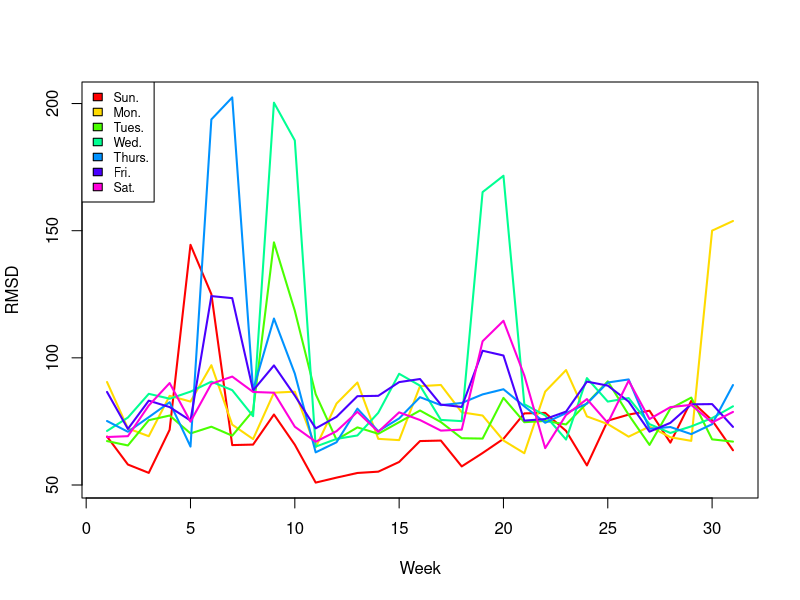
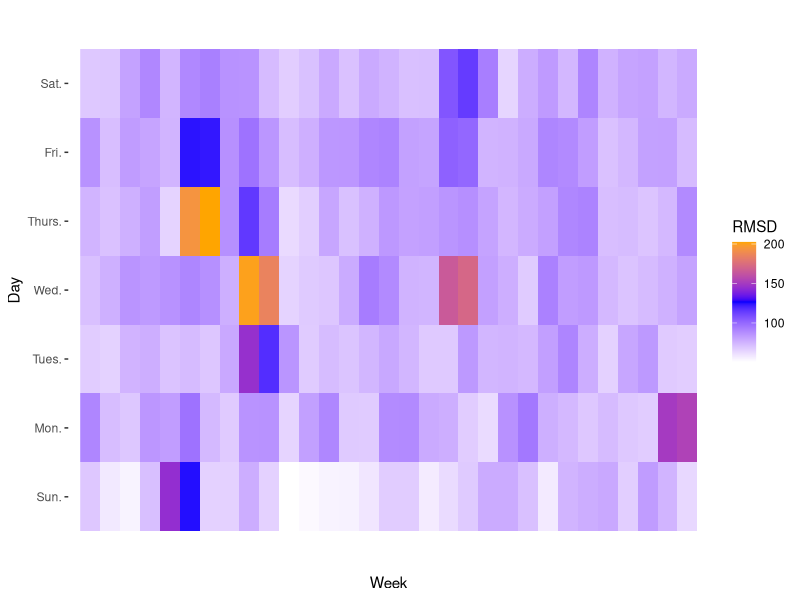
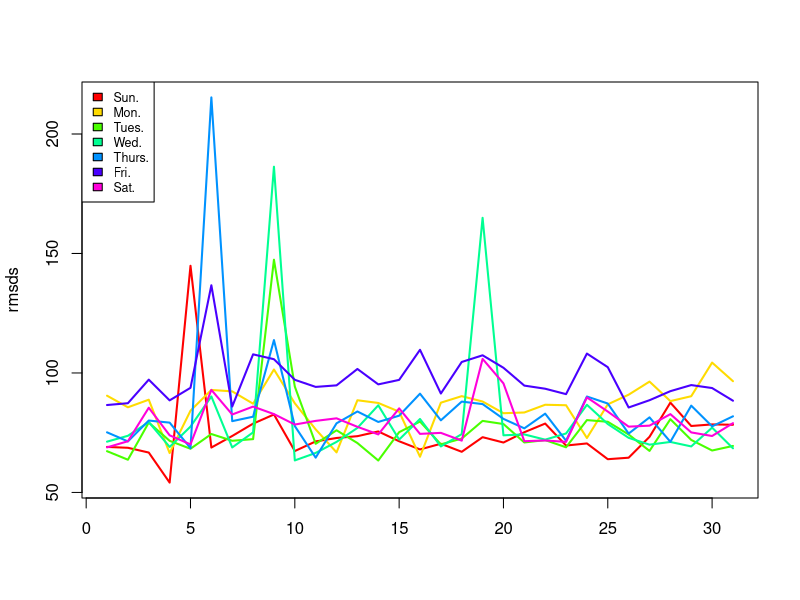
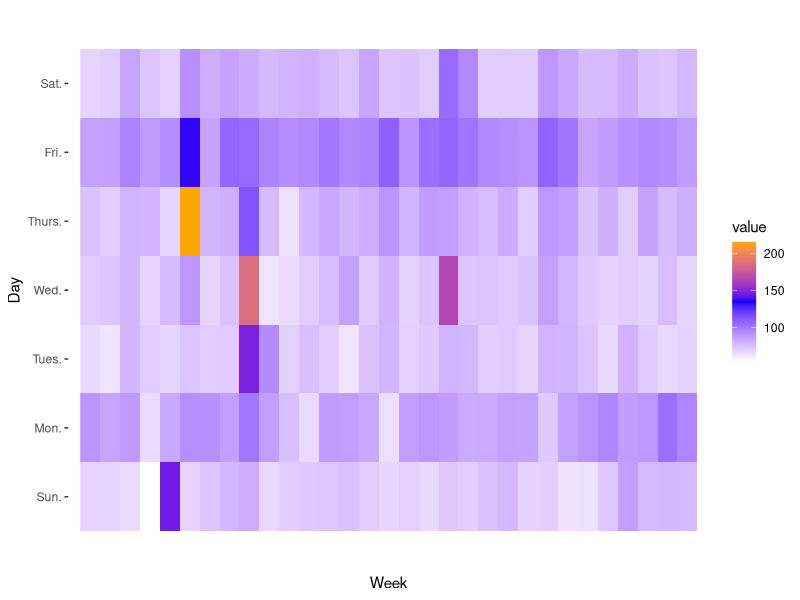

The R script that drew these images, in order:
## ---- chunk 1
# Read the data ----------------------------------------------------------------
traffic <- read.csv("../../data/UrbanAnalytics2015.csv", sep=" ")

# Remove outliers
traffic[which(traffic$Delay > 5000),1:4] = c(NA,NA,NA,NA)
traffic[which(traffic$Stops > 5000),1:4] = c(NA,NA,NA,NA)

## Parse the datetime as a Date object.
traffic$DateTime <- strptime(traffic$DateTime, "%m/%d/%y %H:%M")

stepsPerDay <- 1440/5
dayList<-c("Sun.","Mon.","Tues.","Wed.","Thurs.","Fri.","Sat.")
## ---- chunk 2
rmsd <- function(vector1, vector2) {
  deviation = (vector1 - vector2)^2
  numNA = length(which(is.na(deviation)))
  return(sqrt(sum(deviation,na.rm=T)/(length(deviation)-numNA)))
}
## ---- chunk 3
templates <- list()
for (day in 1:7) {
  startIndex <- (day-1)*stepsPerDay
  endIndex   <- (day)*stepsPerDay -1
  series <- traffic$Delay[startIndex:endIndex]
  templates <- c(templates, list(series))
}
## ---- chunk 4
days <- traffic$DateTime[nrow(traffic)]$yday + 356 - traffic$DateTime[1]$yday
weeks = floor(days/7)
rmsds <- matrix(0, nrow=weeks-1, ncol=7)
for (wday in 0:6) {

  ## For each weekday, compile a matrix of every week's version and compare
  weeklySubset = traffic[which(traffic$DateTime$wday == wday),]
  weeklyMatrix <- matrix(NA,ncol=288, nrow=weeks)
  for (index in 1:nrow(weeklySubset)) {
    dayNumber = 1+  weeklySubset$DateTime[index]$yday + 356 *(weeklySubset$DateTime[index]$year - 113)  - weeklySubset$DateTime[1]$yday
    week = 1 + floor(dayNumber/7)
    minute = 1 + (weeklySubset$DateTime[index]$min + (60*weeklySubset$DateTime[index]$hour))/5
    weeklyMatrix[week, minute] = weeklySubset$Volume[index]
  }
  for (week in 1:(weeks-1)) {
    rmsds[week, wday+1] <- rmsd(weeklyMatrix[week,],weeklyMatrix[week + 1,])
  }
}
## ---- chunk 5
matplot(rmsds,type="l",
        lty=1,lwd=2,col=rainbow(7), ylab="RMSD",xlab="Week")
legend("topleft",legend=dayList,fill=rainbow(7),
       cex=0.75)
## ---- chunk 6
library(ggplot2)
library(reshape2)
ggplot(melt(rmsds), aes(Var1,Var2, fill=value)) +
  scale_fill_gradientn(colours=c("white","blue","orange"),name="RMSD")+
  xlab("Week")+
  ylab("Day")+
  geom_raster() +
  theme( panel.background = element_rect(fill = "transparent", colour = NA),
         panel.grid.minor = element_blank(),
         panel.grid.major = element_blank()) +
  scale_x_discrete(breaks = seq(1, 31, 1), labels = seq(2,32,1))+
  scale_y_discrete(breaks=c("1","2","3","4","5","6","7"), labels=dayList, limits=c(1,2,3,4,5,6,7))

## ---- chunk 7
days <- traffic$DateTime[nrow(traffic)]$yday + 356 - traffic$DateTime[1]$yday
weeks = floor(days/7)
rmsds <- matrix(0, nrow=weeks-1, ncol=7)
for (wday in 0:6) {

  ## For each weekday, compile a matrix of every week's version and compare
  weeklySubset = traffic[which(traffic$DateTime$wday == wday),]
  weeklyMatrix <- matrix(NA,ncol=288, nrow=weeks)
  for (index in 1:nrow(weeklySubset)) {
    dayNumber = 1+  weeklySubset$DateTime[index]$yday + 356 *(weeklySubset$DateTime[index]$year - 113)  - weeklySubset$DateTime[1]$yday
    week = 1 + floor(dayNumber/7)
    minute = 1 + (weeklySubset$DateTime[index]$min + (60*weeklySubset$DateTime[index]$hour))/5

    weeklyMatrix[week, minute] = weeklySubset$Volume[index]
  }
  for (week in 1:(weeks-1)) {
    rmsds[week, wday+1] <- rmsd(weeklyMatrix[1,],weeklyMatrix[week + 1,])
  }
}
## ---- chunk 8
## Simple Plotting -------------------------------------------------------------
matplot(rmsds,type="l",
        lty=1,lwd=2,col=rainbow(7))
legend("topleft",legend=dayList,fill=rainbow(7),
       cex=0.75)
## ---- chunk 9
## Plotting --------------------------------------------------------------------
library(ggplot2)
library(reshape2)
ggplot(melt(rmsds), aes(Var1,Var2, fill=value)) +
  scale_fill_gradientn(colours=c("white","blue","orange"))+
  xlab("Week")+
  ylab("Day")+
  geom_raster() +
  theme( panel.background = element_rect(fill = "transparent", colour = NA),
         panel.grid.minor = element_blank(),
         panel.grid.major = element_blank()) +
  scale_x_discrete(breaks = seq(1, 31, 1), labels = seq(2,32,1))+
  scale_y_discrete(breaks=c("1","2","3","4","5","6","7"), labels=dayList, limits=c(1,2,3,4,5,6,7))
